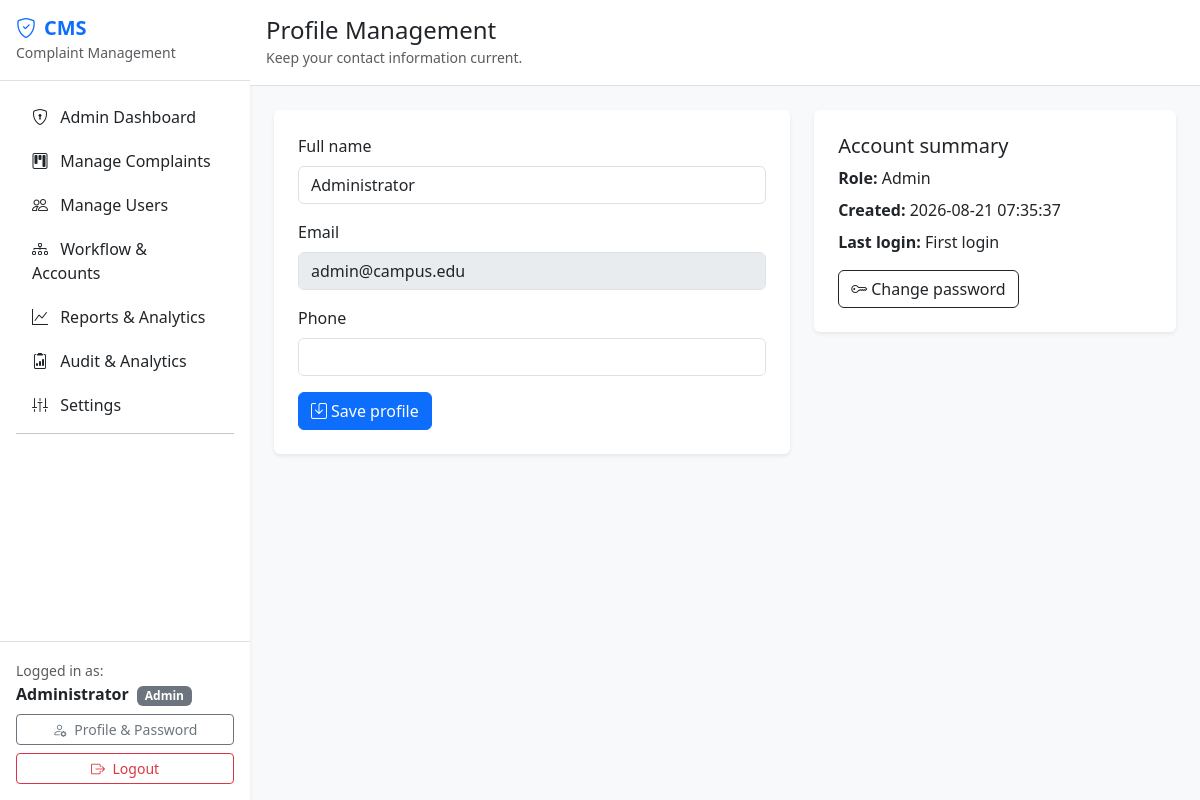
Before: /profile.php (signed in) with the older database file.
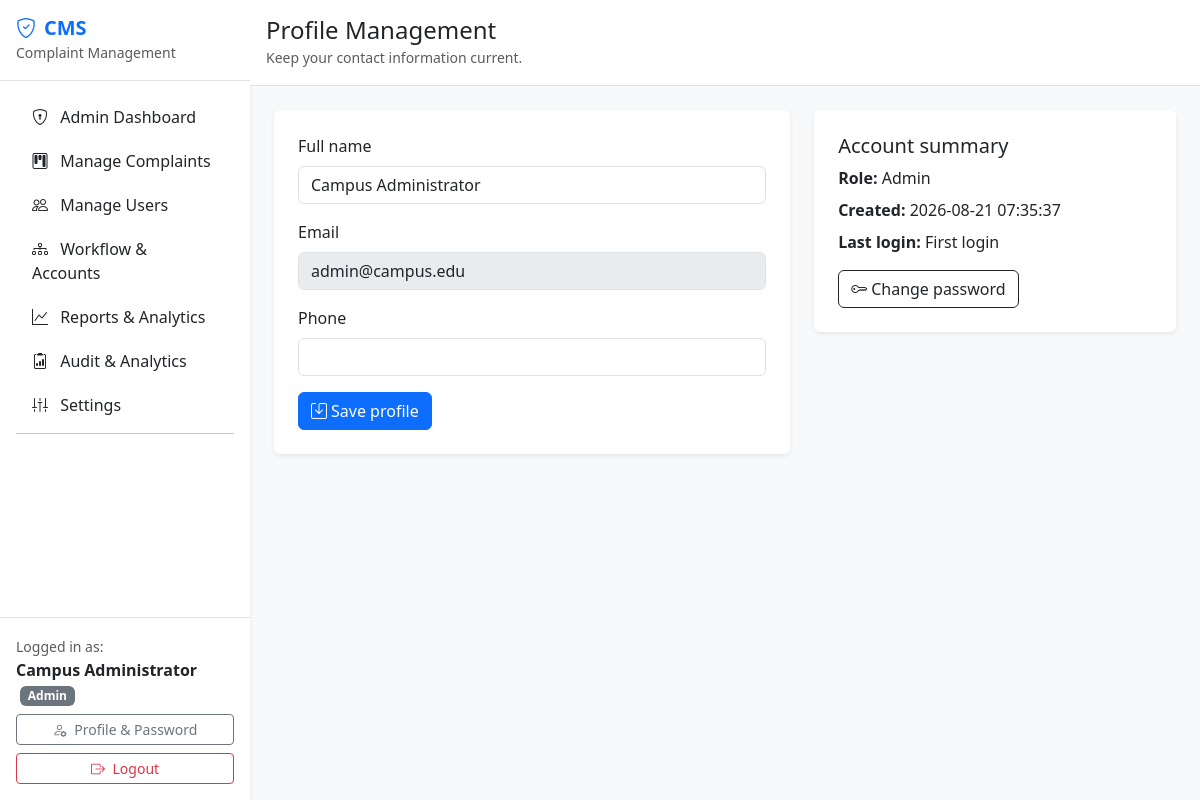
After: the same page with the newer database file.
### tables this page shows
CREATE TABLE IF NOT EXISTS `users` (
  `id` INT AUTO_INCREMENT PRIMARY KEY,
  `full_name` VARCHAR(100) NOT NULL,
  `email` VARCHAR(150) NOT NULL UNIQUE,
  `password` VARCHAR(255) NOT NULL,
  `role` ENUM('user','admin','department','officer') NOT NULL DEFAULT 'user',
  `department_id` INT DEFAULT NULL,
  `is_active` TINYINT(1) NOT NULL DEFAULT 1,
  `created_at` TIMESTAMP DEFAULT CURRENT_TIMESTAMP,
  CONSTRAINT `fk_users_department` FOREIGN KEY (`department_id`) REFERENCES `departments`(`id`) ON DELETE SET NULL
);

### includes/security.php (called while the page is built, shortened)
<?php
function e(?string $value): string
{
    return htmlspecialchars((string)$value, ENT_QUOTES, 'UTF-8');
}
?>

### profile.php (the view, shortened to what the changed rows need)
<?php
require_once 'config.php';
$message = '';
$error = '';
$userId = (int)$_SESSION['user_id'];
$stmt = $conn->prepare('SELECT full_name, email, phone, role, created_at, last_login_at FROM users WHERE id = ? LIMIT 1');
$stmt->bind_param('i', $userId); $stmt->execute(); $user = $stmt->get_result()->fetch_assoc(); $stmt->close();
?><!doctype html><html lang="en"><head><meta charset="utf-8"><meta name="viewport" content="width=device-width, initial-scale=1"><title>Profile | Grievance Portal</title><link href="https://cdn.jsdelivr.net/npm/bootstrap@5.3.3/dist/css/bootstrap.min.css" rel="stylesheet"><link href="https://cdn.jsdelivr.net/npm/bootstrap-icons@1.11.3/font/bootstrap-icons.css" rel="stylesheet"></head><body class="bg-light"><div class="d-flex min-vh-100"><?php include 'includes/sidebar.php'; ?><main class="flex-grow-1"><header class="bg-white border-bottom p-3"><h4 class="mb-0">Profile Management</h4><small class="text-muted">Keep your contact information current.</small></header><div class="container-fluid p-4"><div class="row g-4"><div class="col-lg-7"><div class="card border-0 shadow-sm"><div class="card-body p-4"><?php if ($message): ?><div class="alert alert-success"><?=e($message)?></div><?php endif; ?><?php if ($error): ?><div class="alert alert-danger"><?=e($error)?></div><?php endif; ?><form method="post"><?=csrf_field()?><div class="mb-3"><label class="form-label">Full name</label><input class="form-control" name="full_name" value="<?=e($user['full_name'])?>" required maxlength="100"></div><div class="mb-3"><label class="form-label">Email</label><input class="form-control" value="<?=e($user['email'])?>" disabled></div><div class="mb-3"><label class="form-label">Phone</label><input class="form-control" name="phone" value="<?=e($user['phone'] ?? '')?>" maxlength="30"></div><button class="btn btn-primary"><i class="bi bi-save me-1"></i>Save profile</button></form></div></div></div><div class="col-lg-5"><div class="card border-0 shadow-sm"><div class="card-body p-4"><h5>Account summary</h5><p class="mb-2"><strong>Role:</strong> <?=e(ucfirst($user['role']))?></p><p class="mb-2"><strong>Created:</strong> <?=e($user['created_at'])?></p><p class="mb-3"><strong>Last login:</strong> <?=e($user['last_login_at'] ?? 'First login')?></p><a class="btn btn-outline-dark" href="change_password.php"><i class="bi bi-key me-1"></i>Change password</a></div></div></div></div></div></main></div></body></html>

### includes/sidebar.php (shortened to what the changed rows need)
<nav class="sidebar bg-white shadow-sm d-flex flex-column" style="width:250px;min-height:100vh;">
    <div class="mt-auto p-3 border-top">
        <div class="mb-2">
            <small class="text-muted">Logged in as:</small><br>
            <strong class="text-dark"><?= htmlspecialchars($_SESSION['user_name'] ?? '') ?></strong>
            <?php if (isset($_SESSION['user_role'])): ?>
            <span class="badge bg-secondary ms-1"><?= htmlspecialchars(ucfirst($_SESSION['user_role'])) ?></span>
            <?php endif; ?>
        </div>
    </div>
</nav>

Changed rows visible on the page:
changed users "Admin": full_name "Administrator" → "Campus Administrator"
Other visible differences:
$_SESSION['user_name']: "Administrator" → "Campus Administrator"
